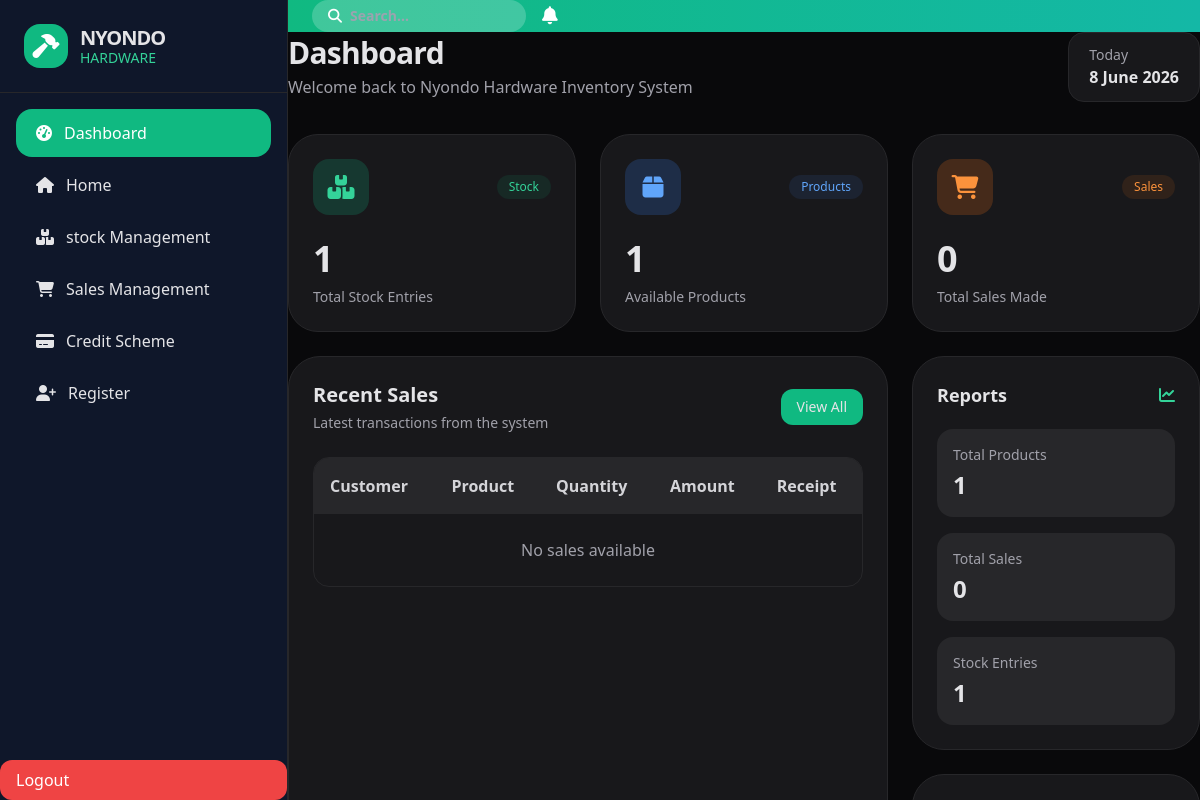
Before: /dashboard/ (signed in) with the older database file.
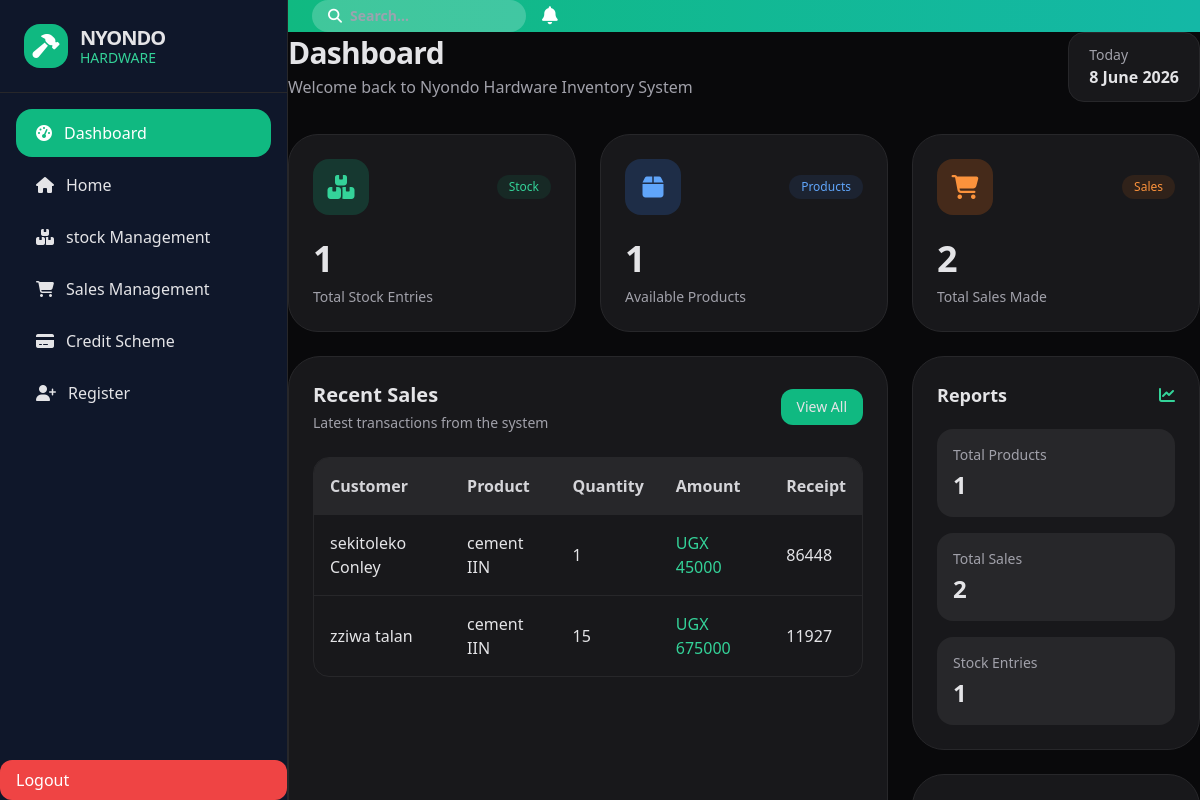
After: the same page with the newer database file.
### nyondo_app/models.py (models this page shows, shortened)
class Sales (models.Model):
  customer = models.CharField(max_length=50,null=True)
  product_name = models.ForeignKey(Products,on_delete=models.CASCADE)
  categories = models.ForeignKey(Categories ,on_delete=models.CASCADE)
  quantity = models.IntegerField()
  unit_price = models.IntegerField()
  total_amount = models.CharField(max_length=50)
  date = models.DateField(auto_now_add=True)
  amount_paid = models.IntegerField()
  balance = models.DecimalField(max_digits=10 , decimal_places=3)
  receipt =models.CharField(max_length= 100)
  receipt_number = models.IntegerField(unique=True)
  transport_needed = models.BooleanField(default=False)
  distance = models.IntegerField(default=0)
  transport_fee = models.IntegerField(default=0)

class Products (models.Model):
  product_name = models.CharField(max_length=50 ,default=0 )
  size = models.CharField(max_length= 20)
  unit_cost = models.IntegerField()
  unit_price = models.IntegerField()
  quantity = models.IntegerField()
  categories = models.ForeignKey(Categories, on_delete= models.CASCADE, )
  def __str__(self):
    return self.product_name

### nyondo_app/views.py (the view)
# urls.py: path('dashboard/',views.dashboard, name='dashboard'),
@login_required
def dashboard(request):
    if request.user.role not in [
        "overall_manager",
        "store_manager"
    ]:
        return redirect("login")
    total_products = Products.objects.count()
    total_stock = Stock.objects.count()
    total_sales = Sales.objects.count()
    recent_sales = Sales.objects.all().order_by("-id")[:5]
    low_stock_products = Products.objects.filter(quantity__lt=5)
    total_revenue = Sales.objects.aggregate(
        Sum("total_amount")
    )["total_amount__sum"] or 0
    context = {
        "total_products": total_products,
        "total_stock": total_stock,
        "total_sales": total_sales,
        "recent_sales": recent_sales,
        "low_stock_products": low_stock_products,
        "total_revenue": total_revenue,
    }
    return render(request, "dashboard.html", context)

### nyondo_app/templates/dashboard.html (shortened to what the changed rows need)
{% extends 'base.html' %}
{% block content %}
<div class="flex items-center justify-between mb-8">
    <div>
        <h1 class="text-3xl font-bold tracking-tight">
            Dashboard
        </h1>
    </div>
</div>
<div class="grid grid-cols-12 gap-6 mb-6">
    <div class="col-span-4 bg-zinc-900 p-6 rounded-[30px] border border-zinc-800">
        <h2 class="text-4xl font-black">
            {{ total_stock }}
        </h2>
    </div>
    <div class="col-span-4 bg-zinc-900 p-6 rounded-[30px] border border-zinc-800">
        <h2 class="text-4xl font-black">
            {{ total_products }}
        </h2>
    </div>
    <div class="col-span-4 bg-zinc-900 p-6 rounded-[30px] border border-zinc-800">
        <div class="flex items-center justify-between mb-6">
            <div class="w-14 h-14 rounded-2xl bg-orange-500/20 flex items-center justify-center">
            </div>
            <span class="text-xs bg-orange-500/10 text-orange-400 px-3 py-1 rounded-xl">
            </span>
        </div>
        <h2 class="text-4xl font-black">
            {{ total_sales }}
        </h2>
        <p class="text-zinc-400 mt-2 text-sm">
            Total Sales Made
        </p>
    </div>
</div>
<div class="grid grid-cols-12 gap-6">
    <div class="col-span-8 bg-zinc-900 rounded-[32px] p-6 border border-zinc-800">
        <div class="flex items-center justify-between mb-6">
            <div>
                <h2 class="text-xl font-semibold">
                    Recent Sales
                </h2>
            </div>
        </div>
        <div class="overflow-hidden rounded-2xl border border-zinc-800">
            <table class="w-full">
                <thead class="bg-zinc-800 text-zinc-300">
                    <tr>
                        <th class="p-4 text-left">Customer</th>
                        <th class="p-4 text-left">Product</th>
                        <th class="p-4 text-left">Quantity</th>
                        <th class="p-4 text-left">Amount</th>
                        <th class="p-4 text-left">Receipt</th>
                    </tr>
                </thead>
                <tbody>
                    {% for sale in recent_sales %}
                    <tr class="border-t border-zinc-800 hover:bg-zinc-800/40">
                        <td class="p-4">
                            {{ sale.customer }}
                        </td>
                        <td class="p-4">
                            {{ sale.product_name }}
                        </td>
                        <td class="p-4">
                            {{ sale.quantity }}
                        </td>
                        <td class="p-4 text-emerald-400">
                            UGX {{ sale.total_amount }}
                        </td>
                        <td class="p-4">
                            {{ sale.receipt_number }}
                        </td>
                    </tr>
                    {% empty %}
                    <tr>
                        <td colspan="5" class="p-6 text-center text-zinc-400">
                            No sales available
                        </td>
                    </tr>
                    {% endfor %}
                </tbody>
            </table>
        </div>
    </div>
    <div class="col-span-4 space-y-6">
        <div class="bg-zinc-900 rounded-[32px] p-6 border border-zinc-800">
            <div class="flex items-center justify-between mb-5">
                <h2 class="text-lg font-semibold">
                    Reports
                </h2>
            </div>
            <div class="space-y-4">
                <div class="bg-zinc-800 p-4 rounded-2xl">
                    <p class="text-sm text-zinc-400 mb-1">
                        Total Sales
                    </p>
                    <h3 class="text-2xl font-bold">
                        {{ total_sales }}
                    </h3>
                </div>
            </div>
        </div>
    </div>
</div>
{% endblock %}

Changed rows visible on the page:
added Sales: customer "sekitoleko Conley", product_name "cement IIN", quantity "1", total_amount "45000", receipt_number "86448"
added Sales: customer "zziwa talan", product_name "cement IIN", quantity "15", total_amount "675000", receipt_number "11927"
Other visible differences:
{{ total_sales }}: "0" → "2"
text no longer shown: "No sales available"
